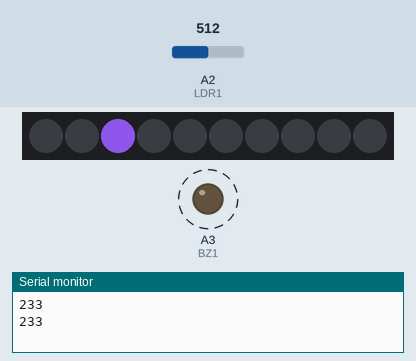
This sketch was run on a simulated Arduino Uno, built with avr-gcc and run on an emulated ATmega328P. Parts: 10 RGB LEDs in strip order, left to right, output pins drawn as LEDs (lit = HIGH), the last lines printed to the serial monitor. Dashed ring = blinking. The test bench sets the inputs (shaded band); at power-on: A2 (LDR1) = 512. Dim RGB values are drawn brighter than linear; random numbers use the default seed unless the sketch sets one.

Above: at 5.65 s.
5.9 s: A2 (LDR1) set to 1023
At 10.67 s:
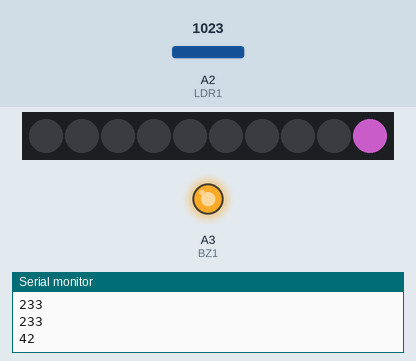
11.9 s: A2 (LDR1) set to 716
17.9 s: A2 (LDR1) set to 1023
At 22.78 s:
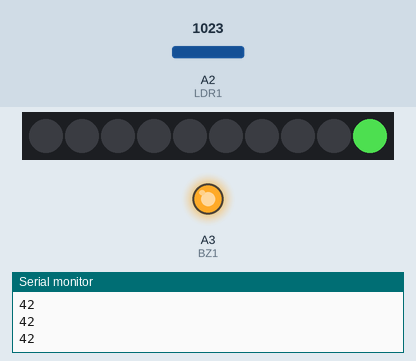
23.9 s: A2 (LDR1) set to 900
29.9 s: A2 (LDR1) set to 1023
At 48.08 s:
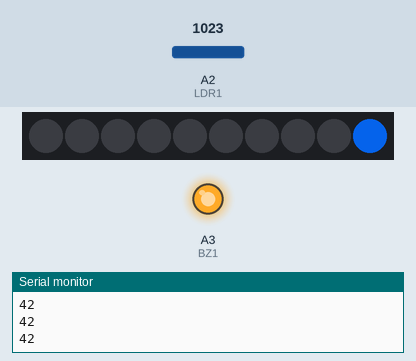
Timing chart, 0 to 59.3 s (numbered marks = the images above; inputs shaded):
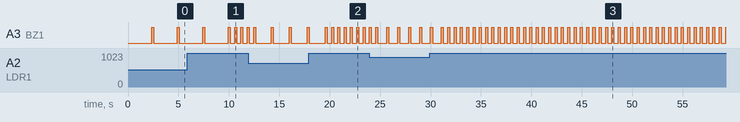

The sketch:

Unit_10_Program_3_1.ino
```cpp
/*  Title: Unit 10 Program #3.1
 *  Purpose: Bounce lights on an LED strip, changing the color randomly each bounce, beeping at each end, and LDR changing the speed
 *  Author: Andy Davis
 *  Date: 5/14/2021
 */

#include "Stemtera_io.h"
#include <Adafruit_NeoPixel.h>
#define N_LEDS 10

Adafruit_NeoPixel strip = Adafruit_NeoPixel(N_LEDS, Neo, NEO_GRB + NEO_KHZ800);
int randRed;
int randBlue;
int randGreen;


void setup()
{
  strip.begin();
  strip.show();
  pinMode(BZ1, OUTPUT);
  Serial.begin(9600);
}

void loop()

{
  int ldrVal = ldrRead();
  Serial.println(ldrVal);
  bounceUp(ldrVal);
  bounceDown(ldrVal);
}

static void bounceUp(int rate) {
  randRed = random(0,255);
  randBlue = random(0,255);
  randGreen = random(0,255);
  for(uint16_t i=0; i<strip.numPixels(); i++) {
      strip.setPixelColor(i, randRed, randBlue, randGreen); // Draw new pixel
      strip.setPixelColor(i-1, 0); // Erase pixel a few steps back
      strip.show();
      delay(rate);
  }
  //tone(BZ1, 500, 200);
  digitalWrite(BZ1, HIGH);
  delay(200);
  digitalWrite(BZ1, LOW);
}

static void bounceDown(int rate) {
  randRed = random(0,255);
  randBlue = random(0,255);
  randGreen = random(0,255);
  for(uint16_t i=strip.numPixels()-1; i>0; i--) {
      strip.setPixelColor(i, randRed, randBlue, randGreen); // Draw new pixel
      strip.setPixelColor(i+1, 0); // Erase pixel a few steps back
      strip.show();
      delay(rate);
  }
  strip.setPixelColor(0, randRed, randBlue, randGreen); // Draw new pixel
  strip.setPixelColor(1, 0); // Erase pixel a few steps back
  strip.show();
  delay(rate);
  //tone(BZ1, 500, 200);
  digitalWrite(BZ1, HIGH);
  delay(200);
  digitalWrite(BZ1, LOW);
}

int ldrRead(){
  int ldrVal = map(analogRead(LDR1),-200,1000,500,50);
  return ldrVal;
}
```

Stemtera_io.h
```cpp
/*  Header file for the Stemtera IOs
 *  This is to be used with the helper board provided by Prof. Thoen
 */

//LEDs
const int LED1 = 2;
const int LED2 = 3;
const int LED3 = 4;
const int LED4 = 5;

//Push buttons
const int S1 = 6;
const int S2 = 7;
const int S3 = 8;
const int S4 = 9;

//Slide Switches
const int S5 = 10;
const int S6 = 11;

//Speaker
const int SPKR = 12;

//Neopixel Strip
const int Neo = 13;

//Potentiometers - Variable Resistors
const int VR1 = A0;
const int VR2 = A1;

//LDR
const int LDR1 = A2;

//Buzzer
const int BZ1 = A3;


/* Note definitions */
#define NOTE_B0 31
#define NOTE_C1 33
#define NOTE_CS1 35
#define NOTE_D1 37
#define NOTE_DS1 39
#define NOTE_E1 41
#define NOTE_F1 44
#define NOTE_FS1 46
#define NOTE_G1 49
#define NOTE_GS1 52
#define NOTE_A1 55
#define NOTE_AS1 58
#define NOTE_B1 62
#define NOTE_C2 65
#define NOTE_CS2 69
#define NOTE_D2 73
#define NOTE_DS2 78
#define NOTE_E2 82
#define NOTE_F2 87
#define NOTE_FS2 93
#define NOTE_G2 98
#define NOTE_GS2 104
#define NOTE_A2 110
#define NOTE_AS2 117
#define NOTE_B2 123
#define NOTE_C3 131
#define NOTE_CS3 139
#define NOTE_D3 147
#define NOTE_DS3 156
#define NOTE_E3 165
#define NOTE_F3 175
#define NOTE_FS3 185
#define NOTE_G3 196
#define NOTE_GS3 208
#define NOTE_A3 220
#define NOTE_AS3 233
#define NOTE_B3 247
#define NOTE_C4 262
#define NOTE_CS4 277
#define NOTE_D4 294
#define NOTE_DS4 311
#define NOTE_E4 330
#define NOTE_F4 349
#define NOTE_FS4 370
#define NOTE_G4 392
#define NOTE_GS4 415
#define NOTE_A4 440
#define NOTE_AS4 466
#define NOTE_B4 494
#define NOTE_C5 523
#define NOTE_CS5 554
#define NOTE_D5 587
#define NOTE_DS5 622
#define NOTE_E5 659
#define NOTE_F5 698
#define NOTE_FS5 740
#define NOTE_G5 784
#define NOTE_GS5 831
#define NOTE_A5 880
#define NOTE_AS5 932
#define NOTE_B5 988
#define NOTE_C6 1047
#define NOTE_CS6 1109
#define NOTE_D6 1175
#define NOTE_DS6 1245
#define NOTE_E6 1319
#define NOTE_F6 1397
#define NOTE_FS6 1480
#define NOTE_G6 1568
#define NOTE_GS6 1661
#define NOTE_A6 1760
#define NOTE_AS6 1865
#define NOTE_B6 1976
#define NOTE_C7 2093
#define NOTE_CS7 2217
#define NOTE_D7 2349
#define NOTE_DS7 2489
#define NOTE_E7 2637
#define NOTE_F7 2794
#define NOTE_FS7 2960
#define NOTE_G7 3136
#define NOTE_GS7 3322
#define NOTE_A7 3520
#define NOTE_AS7 3729
#define NOTE_B7 3951
#define NOTE_C8 4186
#define NOTE_CS8 4435
#define NOTE_D8 4699
#define NOTE_DS8 4978
```
